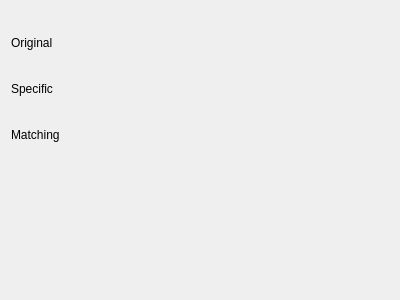
<?xml version="1.0" encoding="UTF-8"?>
<ui version="4.0">
 <class>subHistSpec</class>
 <widget class="QWidget" name="subHistSpec">
  <property name="geometry">
   <rect>
    <x>0</x>
    <y>0</y>
    <width>400</width>
    <height>300</height>
   </rect>
  </property>
  <property name="windowTitle">
   <string>Histogram specification</string>
  </property>
  <widget class="QScrollArea" name="scrollArea">
   <property name="geometry">
    <rect>
     <x>0</x>
     <y>0</y>
     <width>400</width>
     <height>300</height>
    </rect>
   </property>
   <property name="frameShape">
    <enum>QFrame::NoFrame</enum>
   </property>
   <property name="widgetResizable">
    <bool>true</bool>
   </property>
   <widget class="QWidget" name="scrollAreaWidgetContents">
    <property name="geometry">
     <rect>
      <x>0</x>
      <y>0</y>
      <width>400</width>
      <height>300</height>
     </rect>
    </property>
    <widget class="QLabel" name="labelOrigin">
     <property name="geometry">
      <rect>
       <x>11</x>
       <y>34</y>
       <width>55</width>
       <height>17</height>
      </rect>
     </property>
     <property name="text">
      <string>Original</string>
     </property>
    </widget>
    <widget class="QLabel" name="labelSpec">
     <property name="geometry">
      <rect>
       <x>11</x>
       <y>80</y>
       <width>53</width>
       <height>17</height>
      </rect>
     </property>
     <property name="text">
      <string>Specific</string>
     </property>
    </widget>
    <widget class="QLabel" name="labelMatch">
     <property name="geometry">
      <rect>
       <x>11</x>
       <y>126</y>
       <width>64</width>
       <height>17</height>
      </rect>
     </property>
     <property name="text">
      <string>Matching</string>
     </property>
    </widget>
    <widget class="QLabel" name="label2">
     <property name="geometry">
      <rect>
       <x>147</x>
       <y>57</y>
       <width>89</width>
       <height>17</height>
      </rect>
     </property>
     <property name="text">
      <string/>
     </property>
    </widget>
    <widget class="QLabel" name="label0">
     <property name="geometry">
      <rect>
       <x>11</x>
       <y>57</y>
       <width>72</width>
       <height>17</height>
      </rect>
     </property>
     <property name="text">
      <string/>
     </property>
    </widget>
    <widget class="QLabel" name="label8">
     <property name="geometry">
      <rect>
       <x>147</x>
       <y>149</y>
       <width>89</width>
       <height>17</height>
      </rect>
     </property>
     <property name="text">
      <string/>
     </property>
    </widget>
    <widget class="QLabel" name="label3">
     <property name="geometry">
      <rect>
       <x>11</x>
       <y>103</y>
       <width>72</width>
       <height>17</height>
      </rect>
     </property>
     <property name="text">
      <string/>
     </property>
    </widget>
    <widget class="QLabel" name="label4">
     <property name="geometry">
      <rect>
       <x>89</x>
       <y>103</y>
       <width>52</width>
       <height>17</height>
      </rect>
     </property>
     <property name="text">
      <string/>
     </property>
    </widget>
    <widget class="QLabel" name="label5">
     <property name="geometry">
      <rect>
       <x>147</x>
       <y>103</y>
       <width>89</width>
       <height>17</height>
      </rect>
     </property>
     <property name="text">
      <string/>
     </property>
    </widget>
    <widget class="QLabel" name="label7">
     <property name="geometry">
      <rect>
       <x>89</x>
       <y>149</y>
       <width>52</width>
       <height>17</height>
      </rect>
     </property>
     <property name="text">
      <string/>
     </property>
    </widget>
    <widget class="QLabel" name="label6">
     <property name="geometry">
      <rect>
       <x>11</x>
       <y>149</y>
       <width>72</width>
       <height>17</height>
      </rect>
     </property>
     <property name="text">
      <string/>
     </property>
    </widget>
    <widget class="QLabel" name="label1">
     <property name="geometry">
      <rect>
       <x>89</x>
       <y>57</y>
       <width>52</width>
       <height>17</height>
      </rect>
     </property>
     <property name="text">
      <string/>
     </property>
    </widget>
   </widget>
  </widget>
 </widget>
 <resources/>
 <connections/>
</ui>
